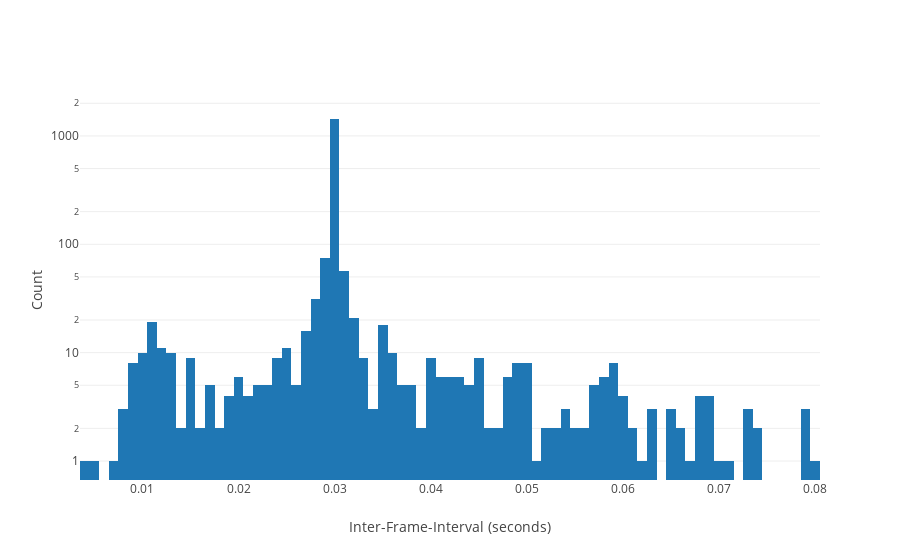

The notebook cell saved with this chart:
### Markdown cell above
## Switching the y-axis from linear to log exposes all our errors

### Code cell
histData = go.Histogram(x=myFrameDiff)

fig = {
    'data': [histData],
    'layout': {
        'xaxis': {'title': 'Inter-Frame-Interval (seconds)'},
        'yaxis': {'title': "Count", 'type': "log"}
    }
}

iplot(fig, filename='pandas/multiple-scatter')

### Figure 1 — Plotly figure (JSON) as saved in the notebook; plotly's stock layout.template omitted (floating-point values rounded to 4 significant figures; data arrays with more than 128 entries replaced by an {"elided": "..."} marker saying what was removed)
{"data": [{"type": "histogram", "x": {"elided": "1950 float values"}}], "layout": {"xaxis": {"title": "Inter-Frame-Interval (seconds)"}, "yaxis": {"title": "Count", "type": "log"}}}
